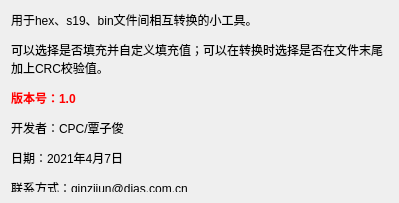
<?xml version="1.0" encoding="UTF-8"?>
<ui version="4.0">
 <class>AboutDialog</class>
 <widget class="QDialog" name="AboutDialog">
  <property name="geometry">
   <rect>
    <x>0</x>
    <y>0</y>
    <width>399</width>
    <height>203</height>
   </rect>
  </property>
  <property name="windowTitle">
   <string>关于</string>
  </property>
  <layout class="QGridLayout" name="gridLayout">
   <item row="0" column="0">
    <widget class="QLabel" name="label">
     <property name="text">
      <string>&lt;html&gt;&lt;head/&gt;&lt;body&gt;&lt;p&gt;用于hex、s19、bin文件间相互转换的小工具。&lt;/p&gt;&lt;p&gt;可以选择是否填充并自定义填充值；可以在转换时选择是否在文件末尾加上CRC校验值。&lt;/p&gt;&lt;p&gt;&lt;span style=&quot; font-weight:600; color:#ff0000;&quot;&gt;版本号：1.0&lt;/span&gt;&lt;/p&gt;&lt;p&gt;开发者：CPC/覃子俊&lt;/p&gt;&lt;p&gt;日期：2021年4月7日&lt;/p&gt;&lt;p&gt;联系方式：qinzijun@dias.com.cn&lt;/p&gt;&lt;/body&gt;&lt;/html&gt;</string>
     </property>
     <property name="textFormat">
      <enum>Qt::AutoText</enum>
     </property>
     <property name="alignment">
      <set>Qt::AlignLeading|Qt::AlignLeft|Qt::AlignTop</set>
     </property>
     <property name="wordWrap">
      <bool>true</bool>
     </property>
    </widget>
   </item>
  </layout>
 </widget>
 <resources/>
 <connections/>
</ui>
